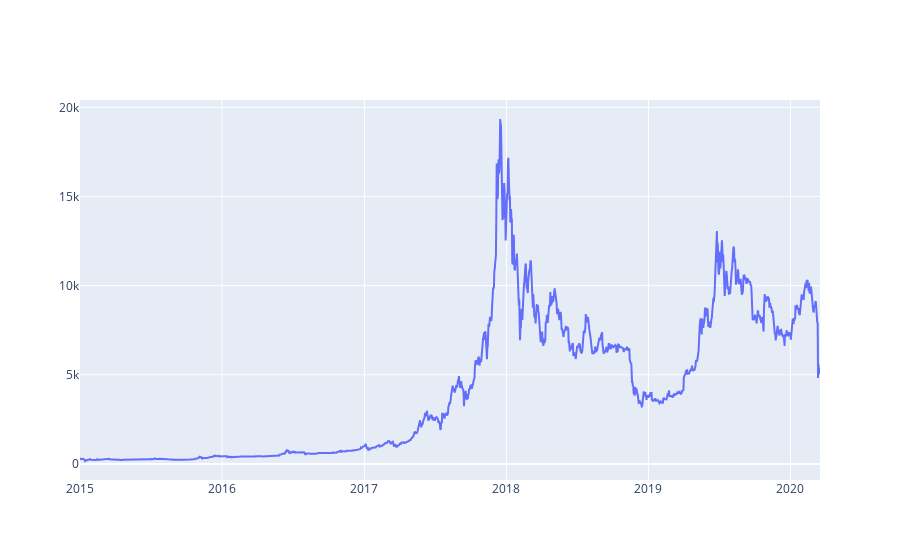

Notebook code for this chart:
### Code cell
fig = go.Figure()
fig.add_trace(go.Scatter(x=stock_df['date'], y=stock_df['price']))
fig.show()

### Figure 1 — Plotly figure (JSON) as saved in the notebook; plotly's stock layout.template omitted (floating-point values rounded to 4 significant figures; data arrays with more than 128 entries replaced by an {"elided": "..."} marker saying what was removed)
{"data": [{"type": "scatter", "x": {"elided": "1903 str values"}, "y": {"elided": "1903 float values"}}], "layout": {"autosize": true, "xaxis": {"autorange": true, "range": ["2015-01-01", "2020-03-17"], "type": "date"}, "yaxis": {"autorange": true, "range": [-900.7, 20410.0], "type": "linear"}}}
